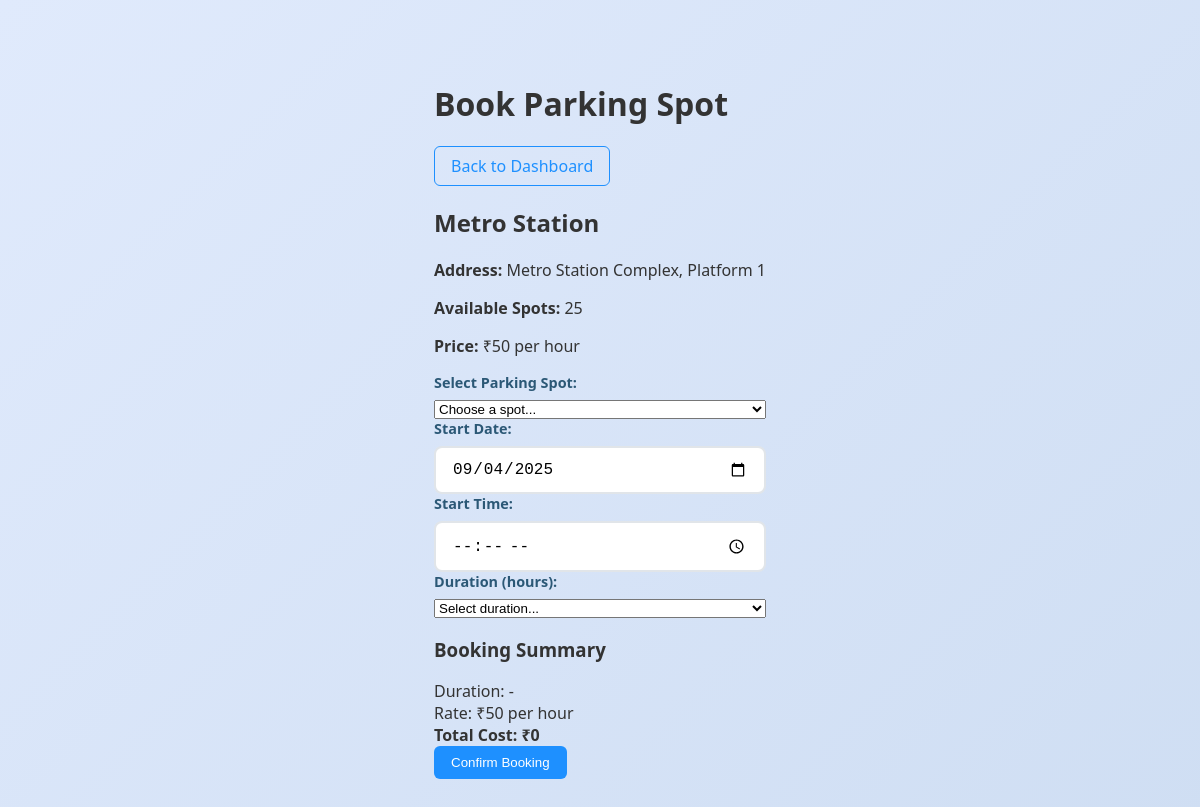
/book_lot/5 (signed in), run on the app's committed database.
### models/file.py (models this page shows, shortened)
class ParkingLot(db.Model):
    id = db.Column(db.Integer, primary_key=True)
    prime_location_name = db.Column(db.String(80), nullable=False)
    price = db.Column(db.Float, nullable=False)
    address = db.Column(db.String(120), nullable=False)
    pin_code = db.Column(db.String(10), nullable=False)
    maximum_number_of_spots = db.Column(db.Integer, nullable=False)
    spots = db.relationship('ParkingSpot', backref='parking_lot', lazy=True)

### app.py (the view, shortened to what this page needs)
@app.route('/book_lot/<int:lot_id>', methods=['GET', 'POST'])
@login_required
def book_lot(lot_id):
    lot = ParkingLot.query.get_or_404(lot_id)
    available_spots = ParkingSpot.query.filter_by(lot_id=lot_id, status='available').all()
    return render_template('book_lot.html', lot=lot, available_spots=available_spots, today=datetime.now().strftime('%Y-%m-%d'))

### app.py (called while the page is built)
def login_required(f):
    @wraps(f)
    def decorated_function(*args, **kwargs):
        if 'user_id' not in session:
            flash('You need to login first')
            return redirect(url_for('login'))
        return f(*args, **kwargs)
    return decorated_function

### templates/book_lot.html (shortened to what this page needs)
<!DOCTYPE html>
<html lang="en">
<head>
    <link rel="stylesheet" href="{{ url_for('static', filename='style.css') }}">
</head>
<body class="booking-body">
    <div class="booking-container">
        <header class="booking-header">
            <h1>Book Parking Spot</h1>
            <a href="{{ url_for('dashboard') }}" class="btn btn-outline">Back to Dashboard</a>
        </header>
        <div class="booking-content">
            <div class="lot-info">
                <h2>{{ lot.prime_location_name }}</h2>
                <p><strong>Address:</strong> {{ lot.address }}</p>
                <p><strong>Available Spots:</strong> {{ available_spots|length }}</p>
                <p><strong>Price:</strong> ₹50 per hour</p>
            </div>
            <form method="POST" class="booking-form">
                <div class="form-group">
                    <label for="spot_id">Select Parking Spot:</label>
                    <select name="spot_id" id="spot_id" required>
                        <option value="">Choose a spot...</option>
                    </select>
                </div>
                <div class="form-group">
                    <label for="start_date">Start Date:</label>
                    <input type="date" name="start_date" id="start_date" required
                           min="{{ today }}" value="{{ today }}">
                </div>
                <div class="form-group">
                    <label for="start_time">Start Time:</label>
                    <input type="time" name="start_time" id="start_time" required>
                </div>
                <div class="form-group">
                    <label for="duration">Duration (hours):</label>
                    <select name="duration" id="duration" required onchange="calculateTotal()">
                        <option value="">Select duration...</option>
                    </select>
                </div>
                <div class="booking-summary">
                    <h3>Booking Summary</h3>
                    <div class="summary-row">
                        <span>Duration:</span>
                        <span id="summary-duration">-</span>
                    </div>
                    <div class="summary-row">
                        <span>Rate:</span>
                        <span>₹50 per hour</span>
                    </div>
                    <div class="summary-row total">
                        <span><strong>Total Cost:</strong></span>
                        <span id="total-cost"><strong>₹0</strong></span>
                    </div>
                </div>
                <button type="submit" class="btn btn-primary btn-book" disabled id="book-btn">
                    Confirm Booking
                </button>
            </form>
        </div>
    </div>
</body>
</html>

### static/style.css (style rules this page uses)
:root { --bg-gradient-start: #e0eafc; --bg-gradient-end: #cfdef3; --primary: #1e90ff; --primary-dark: #0066cc; --accent: #2b5876; --card-bg: rgba(255, 255, 255, 0.95); --muted: #6b7280; --radius: 12px; --shadow: 0 8px 24px rgba(43, 88, 118, 0.1); }
body { background: linear-gradient(135deg, var(--bg-gradient-start) 0%, var(--bg-gradient-end) 100%); min-height: 100vh; margin: 0; font-family: 'Segoe UI', 'Roboto', Arial, sans-serif; color: #333; padding: 20px; display: flex; justify-content: center; align-items: center; }
.form-group { display: flex; flex-direction: column; gap: 8px; }
.form-group label { font-weight: 600; color: var(--accent); font-size: 0.9rem; }
.form-group input { padding: 12px 16px; border: 2px solid #e1e5e9; border-radius: 8px; font-size: 1rem; transition: border-color 0.3s ease, box-shadow 0.3s ease; background: white; }
button { background-color: var(--primary); color: white; padding: 10px 20px; border-radius: 8px; border: none; font-weight: bold; transition: background 0.3s ease; cursor: pointer; }
.btn { display: inline-block; padding: 0.5rem 1rem; border-radius: 6px; text-decoration: none; font-weight: 500; transition: all 0.2s ease; border: 1px solid transparent; }
.btn-primary { background: var(--primary); color: white; }
.btn-outline { border-color: var(--primary); color: var(--primary); background: transparent; }
body { background: linear-gradient(135deg, var(--bg-gradient-start) 0%, var(--bg-gradient-end) 100%); min-height: 100vh; margin: 0; font-family: 'Segoe UI', 'Roboto', Arial, sans-serif; color: #333; }
body:not(.dashboard-body) { padding: 20px; display: flex; justify-content: center; align-items: center; }

### data on the page
ParkingLot: prime_location_name "Metro Station", address "Metro Station Complex, Platform 1"

### other printed values
{{ available_spots|length }} "25"
